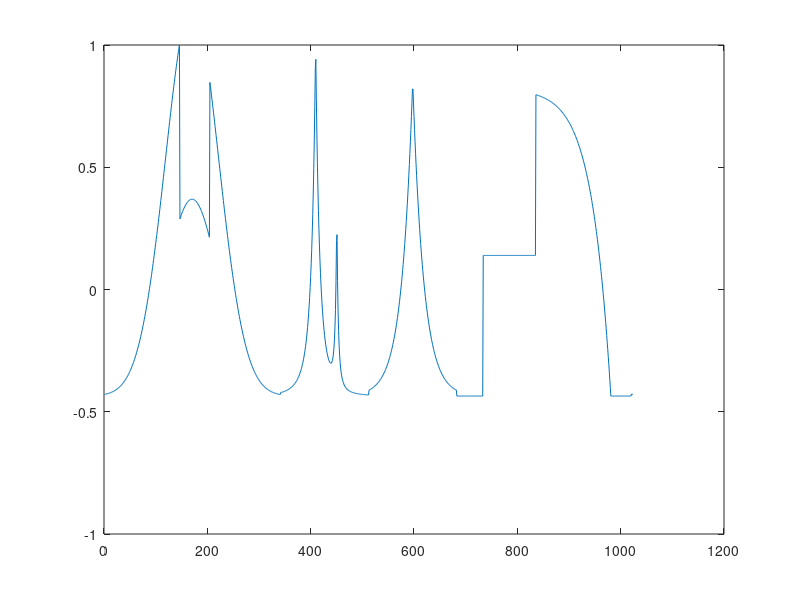

The MATLAB script that drew this image: (Note: this script raises an error after producing the figure.)
% =========================================================================
%                          Written by Yi Qin
% =========================================================================
clc;
clear;
close all;

load hs13; %%Framelets constructed by Qin in 'Higher density wavelet frames with symmetric low-pass and band-pass filters'
af2=af;

load spline2   %%Proposed spline framelets with two vanishing moments
af3=af;

load spline3   %%Proposed spline framelets with three vanishing moments
af4=af;
% af=[h0' h1' h2'];
load HDDWT43 %%Framelets constructed by I.W. Selesnick in 'A higher density discrete wavelet transform'
wname='db3'; %%Daubechies wavelet with three vanishing moments

nnum=100;
n=5; %decomposition level
load Pieceregular
figure(1)
plot(x)
sorh='h';
nstd=0.145;
%%%With the increase noise level, threshold should be changed
if nstd==0.1
    if n==5
        th=0.2:0.025:0.6;
    else
        th=0.2:0.025:0.6;
    end
elseif nstd==0.2
    if n==5
        th=0.5:0.05:1;
    else
        th=0.5:0.025:0.9;
    end
elseif nstd==0.3
    if n==5
        th=0.8:0.05:1.4;
    else
        th=0.8:0.05:1.4;
    end
elseif nstd==0.15
    if n==5
        th=0.35:0.05:0.85;
    else
        th=0.35:0.05:0.85;
    end
else
    th=0.35:0.05:0.85;
end

osnr=0;
for i=1:nnum
    s=x+nstd*randn(1,length(x));
    noistd=std(s-x);  %Noise variance
    osnr=osnr+SNR(x,s);    %Calculate the accumulation of SNR
    
    ecdwta(i,:)=Criticaldwtdeno(s,x,wname,n,th,sorh);
    ehda(i,:)=denseftdenorms(s,x,af,n,th,sorh);
    ehdda2(i,:)=denseftdenorms(s,x,af2,n,th,sorh);
    ehdda3(i,:)=denseftdenorms(s,x,af3,n,th,sorh);
    ehdda4(i,:)=denseftdenorms(s,x,af4,n,th,sorh);
end

ecdwt=sum(ecdwta)/nnum;
ehd=sum(ehda)/nnum;
ehdd2=sum(ehdda2)/nnum;
ehdd3=sum(ehdda3)/nnum;
ehdd4=sum(ehdda4)/nnum;

asnbr=osnr/nnum;
hf_fig=figure(2);
p_vect=[600 300 621 505];
set(hf_fig,'Position',p_vect);
plot(th,ecdwt,'-k*','MarkerSize',6)
hold on;
plot(th,ehd,'-gd','MarkerSize',6)
plot(th,ehdd2,'-ro','MarkerSize',6)
plot(th,ehdd3,'-mv','MarkerSize',6)
plot(th,ehdd4,'-bs','MarkerSize',6)
hold off;

xlim([min(th),max(th)])
ymin=min([ehd,ecdwt,ehdd2,ehdd3,ehdd4]);
ymax=max([ehd,ecdwt,ehdd2,ehdd3,ehdd4]);
off=(ymax-ymin)/10;
ylim([ymin-off,ymax+off])
set(gca,'FontName','Times New Roman','FontSize',14);
xlabel('\fontsize{14}\fontname{Times New Roman}THRESHOLD');
ylabel('\fontsize{14}\fontname{Times New Roman}RMS ERROR');
legend('\fontname{Times New Roman}\fontsize{12}Daubechies wavelets','\fontname{Times New Roman}\fontsize{12}Framelets constructed by I.W. Selesnick','\fontname{Times New Roman}\fontsize{12}Framelets constructed by Qin',...
    '\fontname{Times New Roman}\fontsize{12}Spline Framelets in Example 1','\fontname{Times New Roman}\fontsize{12}Spline Framelets in Example 2','Location','NorthWest')
